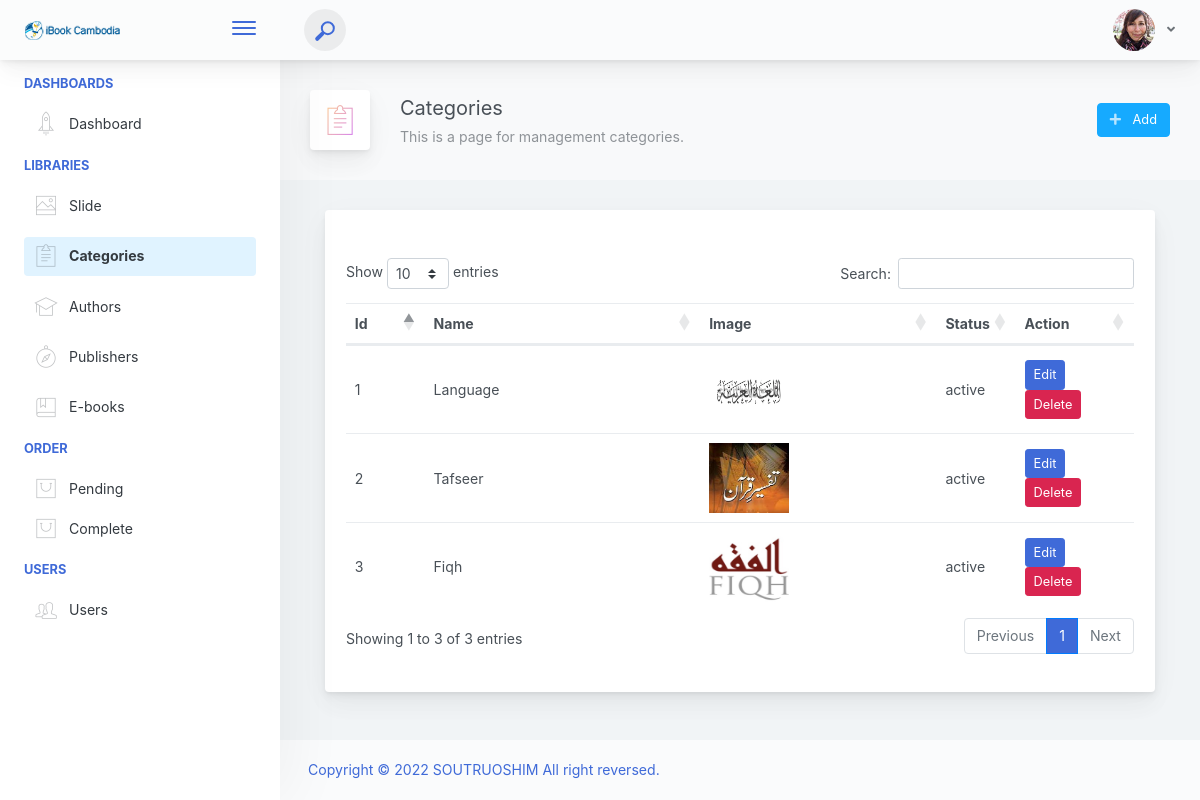
Page /admin/category/categories.php on the committed database.
### tables this page shows
CREATE TABLE IF NOT EXISTS `categories` (
  `id` bigint(20) UNSIGNED NOT NULL AUTO_INCREMENT,
  `title` varchar(191) DEFAULT NULL,
  `slug` varchar(191) DEFAULT NULL,
  `image` varchar(200) DEFAULT NULL,
  `status` enum('active','inactive') NOT NULL,
  `created_at` timestamp NULL DEFAULT CURRENT_TIMESTAMP,
  `updated_at` timestamp NULL DEFAULT NULL,
  PRIMARY KEY (`id`)
);

### objects/category.php (called while the page is built, shortened)
<?php
class Category
{
    private $conn;
    private $table_name = "categories";
    public function __construct($db)
    {
        $this->conn = $db;
    }
    public function readAll()
    {
        $query = "SELECT
                *
            FROM
                " . $this->table_name . "
            ORDER BY
                id DESC";
        $stmt = $this->conn->prepare($query);
        $stmt->execute();
        return $stmt;
    }
}

### admin/category/categories.php (the view, shortened to what this page needs)
<?php
   include("../inc/header.php");
    include(__DIR__ . "/../../objects/category.php");
?>
<div class="app-page-title">
    <div class="page-title-wrapper">
        <div class="page-title-heading">
            <div class="page-title-icon">
            <i class="pe-7s-note2 icon-gradient bg-mean-fruit">
                </i>
            </div>
            <div>Categories
                <div class="page-title-subheading">This is a page for management categories.
                </div>
            </div>
        </div>
        <div class="page-title-actions">
            <div class="d-inline-block dropdown">
                <a type="button" class="btn-shadow btn btn-info" href="../category/add_category.php" >
                    <span class="btn-icon-wrapper pr-2 opacity-7">
                        <i class="fa fa-plus fa-w-20"></i>
                    </span>
                    Add
                </a>
            </div>
        </div>
    </div>
</div>
            <div class="content-wrap">
                <div class="container-fluid">
                <div class="main-card mb-3 card">
                 <div class="card-body"><h5 class="card-title"></h5>
                <div class="row">
                        <div class="col-md-12 p-3">
                            <table class="table" id="tbl_category">
                                <thead>
                                    <tr>
                                        <th scope="col" width = "10%">Id</th>
                                        <th scope="col" width = "35%">Name</th>
                                        <th scope="col" width = "30%">Image</th>
                                        <th scope="col" width = "10%">Status</th>
                                        <th scope="col" width = "15%">Action</th>
                                    </tr>
                                </thead>
                                <tbody>
                                    <?php
                                       $database = new Database();
                                       $db = $database->getConnection();
                                       $category = new Category($db);
                                       $stmt = $category->readAll();
                                    ?>
                                    <?php while ($row = $stmt->fetch(PDO::FETCH_ASSOC)) {
                                        $id = $row['id']; ?>
                                        <tr>
                                            <td><?php echo $row['id']; ?></td>
                                            <td><?php echo $row['title']; ?></td>
                                            <td><img src="<?= '../../upload/images/category/'.$row['image'] ?>" width="80" height="70"/> </td>
                                            <td><?php echo $row['status']; ?></td>
                                            <td>
                                                <form method="POST" action="queries/delete_category.php">
                                                    <a href="edit_category.php?id=<?php echo $row['id']; ?>" type="button" class="btn btn-primary btn-sm">Edit</a>
                                                    <a delete-id='<?= $id ?>' class='btn btn-danger text-white btn-sm delete-object' type="button">Delete</a>
                                                </form>
                                            </td>
                                        </tr>
                                    <?php } ?>
                              </tbody>
                            </table>
                        </div>
                    </div>
                </div>
                </div>
                </div>
            </div>
<?php
   include("../inc/footer.php");
?>

### rows in the picture
categories: id "3", title "Fiqh", image (picture), status "active"
categories: id "2", title "Tafseer", image (picture), status "active"
categories: id "1", title "Language", image (picture), status "active"
